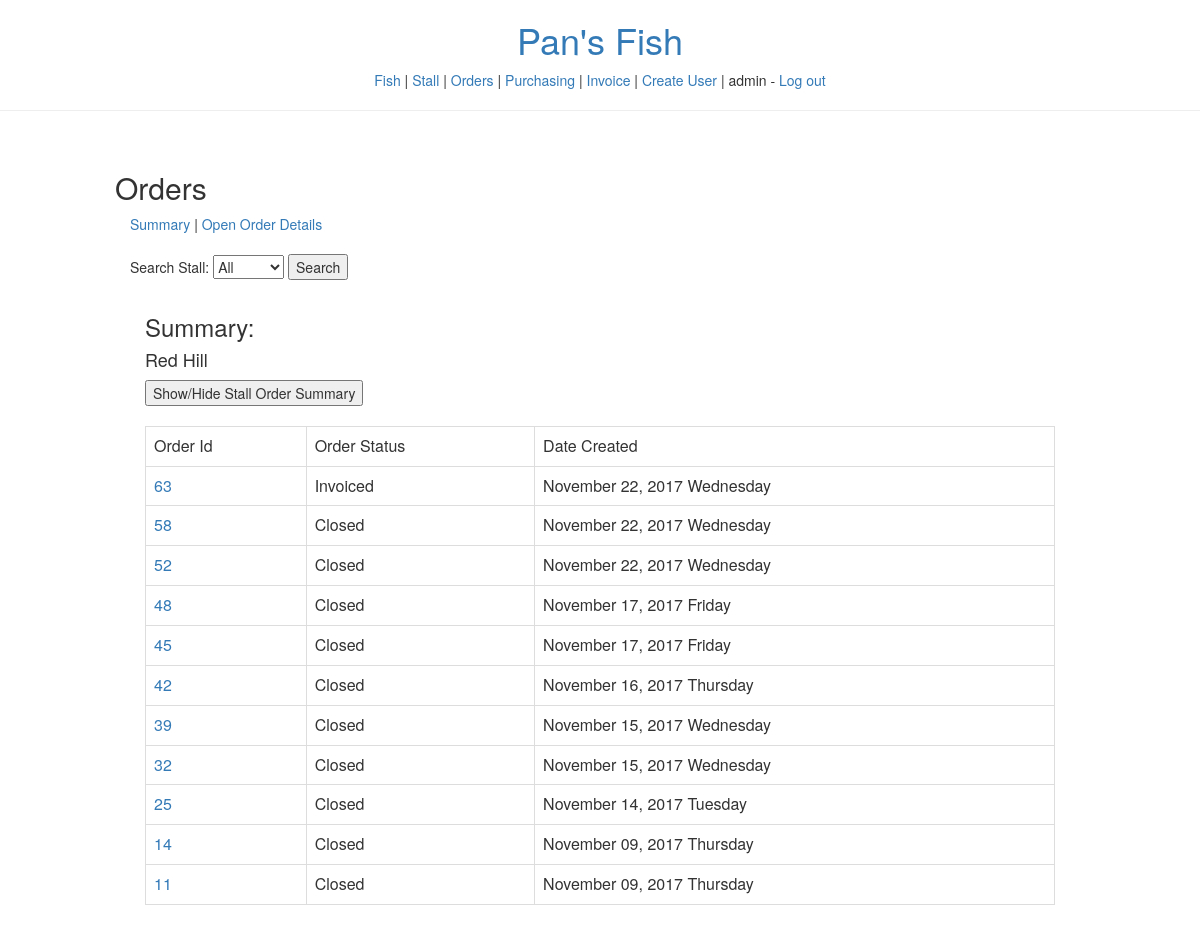
/order/3/stall/5/ (signed in), run on an earlier commit of the app's database.
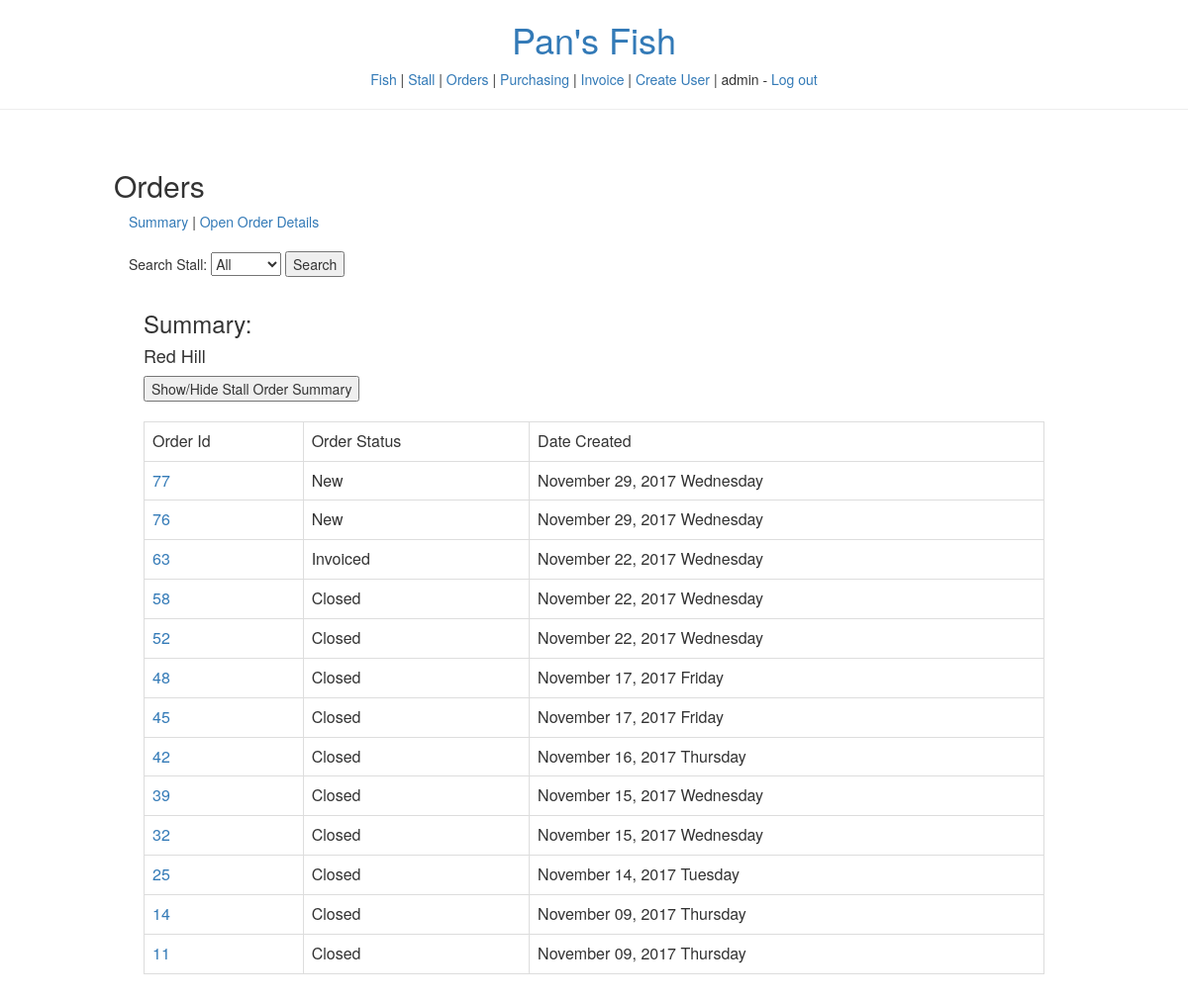
And on a later commit of the database.
### stall/models.py (models this page shows)
class Stall(TimeStampedModel):
    name = models.ForeignKey(settings.AUTH_USER_MODEL, on_delete=models.CASCADE)
    description = models.CharField(max_length=50, blank=True, default='')

### order/models.py (models this page shows)
class Order(TimeStampedModel):
    stall = models.ForeignKey('stall.Stall', on_delete=models.CASCADE)
    status = models.CharField(max_length=50, default='')
    purchase_order = models.ForeignKey('purchase_order.Purchase_Order', null=True, on_delete=models.CASCADE)

### order/views.py (the view)
# urls.py: url(r'^order/(?P<user_id>\d+)/$', order_all),
def order_all(request, user_id, stall_id=None):
    if request.method == 'POST':
        template, context = post_order(request, user_id)
    else:
        if stall_id:
            template, context = get_order(request, user_id, True, stall_id=stall_id)
        else:
            stall_id = request.GET['stall_id'] if request.GET else None
            if stall_id == 'All':
                template, context = get_order(request, user_id, True, stall_id=None)
            else:
                template, context = get_order(request, user_id, True, stall_id=stall_id)
    return render(request, template, context)

### core/services.py (called while the page is built)
def get_or_none(model, action, *args, **kwargs):
    try:
        if action == 'get':
            return model.objects.get(*args, **kwargs).order_by('-id')
        else:
            return model.objects.filter(*args, **kwargs).order_by('-id')
    except model.DoesNotExist:
        return None

def get_orders(model, day, *args, **kwargs):
    if day == 'today':
        today = datetime.now().date()
        tomorrow = today + timedelta(1)
        today_start = datetime.combine(today, time())
        today_end = datetime.combine(tomorrow, time())
        return get_or_none(model, 'filter', *args, **kwargs, created_date__lte=today_end, created_date__gte=today_start)
    else:
        return get_or_none(model, 'filter', *args, **kwargs)

### order/services.py (called while the page is built)
def generate_order_list(day=None, *args, **kwargs):
    order_list = list()
    order = get_orders(Order, day, *args, **kwargs)
    if order:
        for o in order:
            order_dict = dict()
            order_dict['order'] = o
            order_dict['order_item'] = generate_order_item_list(Order_Item, order=o)
            order_list.append(order_dict)
        return order_list

### templates/order/order_summary.html (shortened to what this page needs)
{% extends "order/home.html" %}
{% block order %}
  <br><br>
  <form action = "/order/{{user_id}}/summary/stall/" method="get">
    Search Stall:
    <select name="stall_id">
      <option>All</option>
    </select>
    <td><input type="submit" name="search" value="Search"></td>
  </form>
  <div class="table-responsive">
    <div class="col-xs-12">
      <h3>Summary: </h3>
      {% for stall in purchase_order %}
        <h4>{{stall.stall.description}}</h4>
        <button data-toggle="collapse" data-target="#demo{{stall.stall.id}}">Show/Hide Stall Order Summary</button>
        <br><br>
        {% if summary == True %}
          <div id="demo{{stall.stall.id}}" class="collapse in">
        {% else %}
          <div id="demo{{stall.stall.id}}" class="collapse">
        {% endif %}
          <table class="table table-bordered">
            <tr>
              <td>Order Id</td>
              <td>Order Status</td>
              <td>Date Created</td>
            </tr>
            {% if stall.order_list %}
              {% for order in stall.order_list %}
              <tr>
                <td><a href="/order/{{user.id}}/order/{{order.order.id}}/">{{order.order.id}}</td>
                <td>{{order.order.status}}</td>
                <td>{{order.order.created_date|date:"F d, Y l"}}</td>
              </tr>
              {% endfor %}
            {% endif %}
          </table>
        </div>
      {% endfor %}
    <br>
    </div>
  </div>
{% endblock %}

What changed in the data, as far as the page shows it:
added Order: order.id "77", order.status "New", order.created_date "November 29, 2017 Wednesday"
added Order: order.id "76", order.status "New", order.created_date "November 29, 2017 Wednesday"
